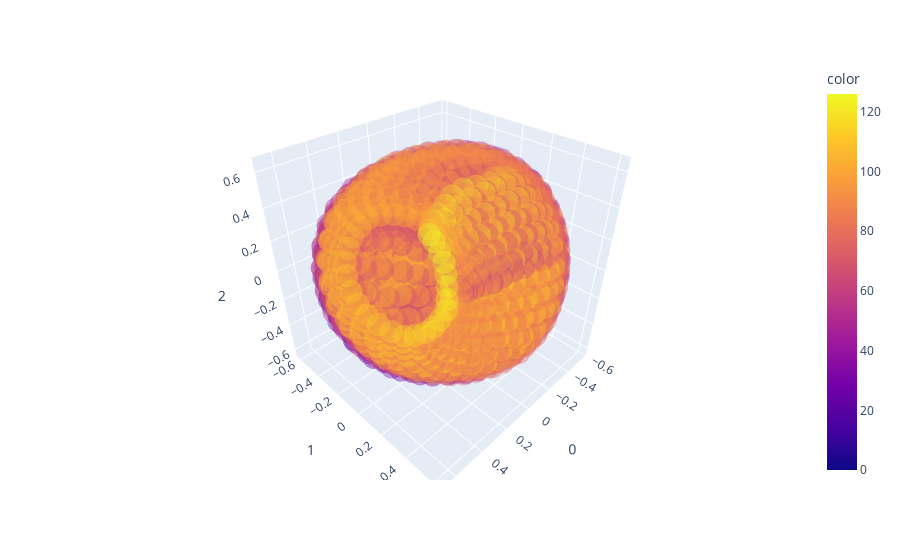

The cell this chart's notebook holds for it:
### Code cell
reducer = PCA(n_components=n_components)
reducer.fit(activity.T)
embedding = reducer.transform(activity.T)
print(embedding.shape)
# Explained variance
print(f"Explained variance for PCA with {n_components} components: {100*np.sum(reducer.explained_variance_ratio_):.3f} %")
if plot and n_components==2:
    plt.scatter(embedding[:,0],embedding[:,1],s=10)
    plt.gca().set_aspect('equal', 'datalim')
    plt.title('PCA projection of the activity of the grid cells', fontsize=12)
    plt.show()
elif plot and n_components==3:
    fig = px.scatter_3d(embedding, x=0, y=1, z=2,opacity=0.4,color=cols_flat)
    fig.show()

### Figure 1 — Plotly figure (JSON) as saved in the notebook; plotly's stock layout.template omitted (floating-point values rounded to 4 significant figures; data arrays with more than 128 entries replaced by an {"elided": "..."} marker saying what was removed)
{"data": [{"hovertemplate": "0=%{x}<br>1=%{y}<br>2=%{z}<br>color=%{marker.color}<extra></extra>", "legendgroup": "", "marker": {"color": {"elided": "4096 int values"}, "coloraxis": "coloraxis", "opacity": 0.4, "symbol": "circle"}, "mode": "markers", "name": "", "scene": "scene", "showlegend": false, "type": "scatter3d", "x": {"elided": "4096 float values"}, "y": {"elided": "4096 float values"}, "z": {"elided": "4096 float values"}}], "layout": {"coloraxis": {"colorbar": {"title": {"text": "color"}}, "colorscale": [[0, "#0d0887"], [0.1111, "#46039f"], [0.2222, "#7201a8"], [0.3333, "#9c179e"], [0.4444, "#bd3786"], [0.5556, "#d8576b"], [0.6667, "#ed7953"], [0.7778, "#fb9f3a"], [0.8889, "#fdca26"], [1, "#f0f921"]]}, "legend": {"tracegroupgap": 0}, "margin": {"t": 60}, "scene": {"domain": {"x": [0, 1], "y": [0, 1]}, "xaxis": {"title": {"text": "0"}}, "yaxis": {"title": {"text": "1"}}, "zaxis": {"title": {"text": "2"}}}}}
